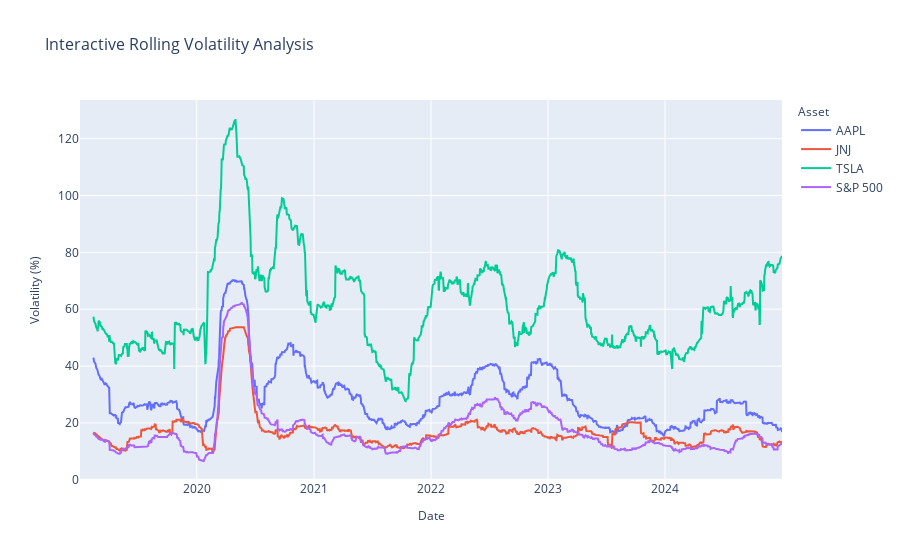

Notebook code for this chart:
### Markdown cell above
## Plot 9: Plotly Express - Interactive Volatility

Finally, let's create an interactive volatility plot with Plotly.

### Code cell
# Plot 9: Plotly Express - Interactive Volatility
fig = px.line(vol_plot_df, x='dlycaldt', y='rolling_vol_annual', color='ticker',
              title='Interactive Rolling Volatility Analysis',
              labels={'dlycaldt': 'Date', 'rolling_vol_annual': 'Volatility (%)', 'ticker': 'Asset'},
              line_shape='linear', render_mode='svg')

fig.update_layout(
    title_font_size=16,
    xaxis_title_font_size=12,
    yaxis_title_font_size=12,
    legend_title_font_size=12,
    hovermode='x unified'
)

fig.show()

### Figure 1 — Plotly figure (JSON) as saved in the notebook; plotly's stock layout.template omitted (floating-point values rounded to 4 significant figures; data arrays with more than 128 entries replaced by an {"elided": "..."} marker saying what was removed)
{"data": [{"hovertemplate": "Asset=AAPL<br>Date=%{x}<br>Volatility (%)=%{y}<extra></extra>", "legendgroup": "AAPL", "line": {"color": "#636efa", "dash": "solid", "shape": "linear"}, "marker": {"symbol": "circle"}, "mode": "lines", "name": "AAPL", "orientation": "v", "showlegend": true, "type": "scatter", "x": {"elided": "1510 str values"}, "xaxis": "x", "y": {"elided": "1510 float values"}, "yaxis": "y"}, {"hovertemplate": "Asset=JNJ<br>Date=%{x}<br>Volatility (%)=%{y}<extra></extra>", "legendgroup": "JNJ", "line": {"color": "#EF553B", "dash": "solid", "shape": "linear"}, "marker": {"symbol": "circle"}, "mode": "lines", "name": "JNJ", "orientation": "v", "showlegend": true, "type": "scatter", "x": {"elided": "1510 str values"}, "xaxis": "x", "y": {"elided": "1510 float values"}, "yaxis": "y"}, {"hovertemplate": "Asset=TSLA<br>Date=%{x}<br>Volatility (%)=%{y}<extra></extra>", "legendgroup": "TSLA", "line": {"color": "#00cc96", "dash": "solid", "shape": "linear"}, "marker": {"symbol": "circle"}, "mode": "lines", "name": "TSLA", "orientation": "v", "showlegend": true, "type": "scatter", "x": {"elided": "1510 str values"}, "xaxis": "x", "y": {"elided": "1510 float values"}, "yaxis": "y"}, {"hovertemplate": "Asset=S&P 500<br>Date=%{x}<br>Volatility (%)=%{y}<extra></extra>", "legendgroup": "S&P 500", "line": {"color": "#ab63fa", "dash": "solid", "shape": "linear"}, "marker": {"symbol": "circle"}, "mode": "lines", "name": "S&P 500", "orientation": "v", "showlegend": true, "type": "scatter", "x": {"elided": "1510 str values"}, "xaxis": "x", "y": {"elided": "1510 float values"}, "yaxis": "y"}], "layout": {"hovermode": "x unified", "legend": {"title": {"font": {"size": 12}, "text": "Asset"}, "tracegroupgap": 0}, "title": {"font": {"size": 16}, "text": "Interactive Rolling Volatility Analysis"}, "xaxis": {"anchor": "y", "domain": [0.0, 1.0], "title": {"font": {"size": 12}, "text": "Date"}}, "yaxis": {"anchor": "x", "domain": [0.0, 1.0], "title": {"font": {"size": 12}, "text": "Volatility (%)"}}}}
